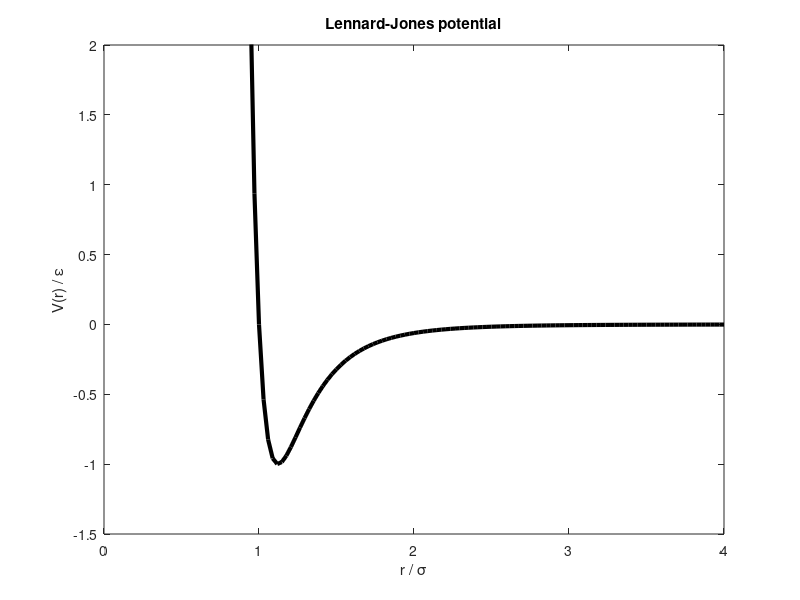

MATLAB code to generate this figure:
clc; clear; close all;

epsilon = 1;
sigma = 3.4;
r = 0:0.1:4*sigma;
V = 4*epsilon * ((sigma./r).^12 - (sigma./r).^6);
plot(r/sigma,V/epsilon,'k','linewidth',3);
ylim([-1.5 2]);
xlabel('r / \sigma'); ylabel('V(r) / \epsilon'); title('Lennard-Jones potential');